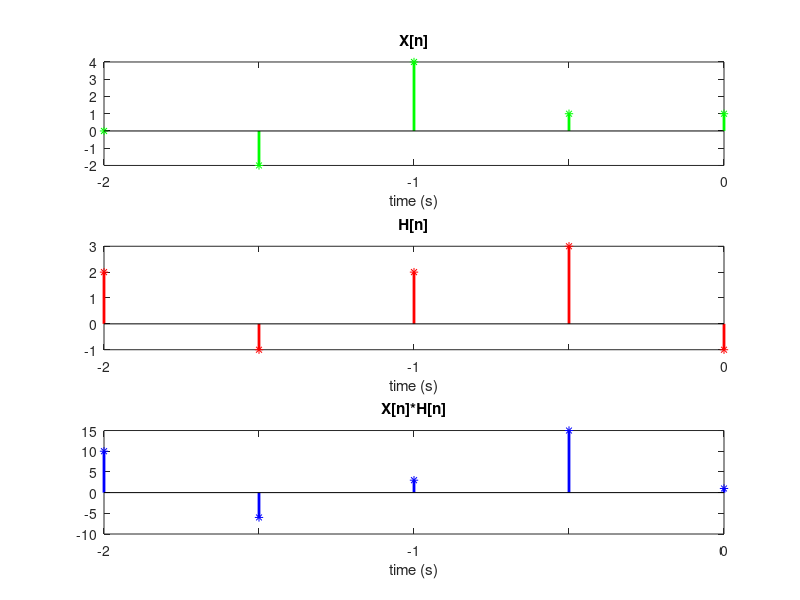

The MATLAB source for this figure:
%% Ariana Freitag pset 2

%% Convolution

x=[0,-2,4,1,1];

h=[2,-1,2,3,-1];

y=conv(x,h,'same');

figure;

subplot(3,1,1);
stem(x, 'g*','LineWidth',2);
title('X[n]');
xlabel('time (s)');
xticklabels({'-2',' ','-1',' ','0', ' ', '1', ' ', '2'});

subplot(3,1,2);
stem(h,'r*','LineWidth',2);
title('H[n]');
xlabel('time (s)');
xticklabels({'-2',' ','-1',' ','0', ' ', '1', ' ', '2'});

subplot(3,1,3);
stem(y,'b*','LineWidth',2);
title('X[n]*H[n]');
xlabel('time (s)');
xticklabels({'-2',' ','-1',' ','0', ' ', '1', ' ', '2'});

